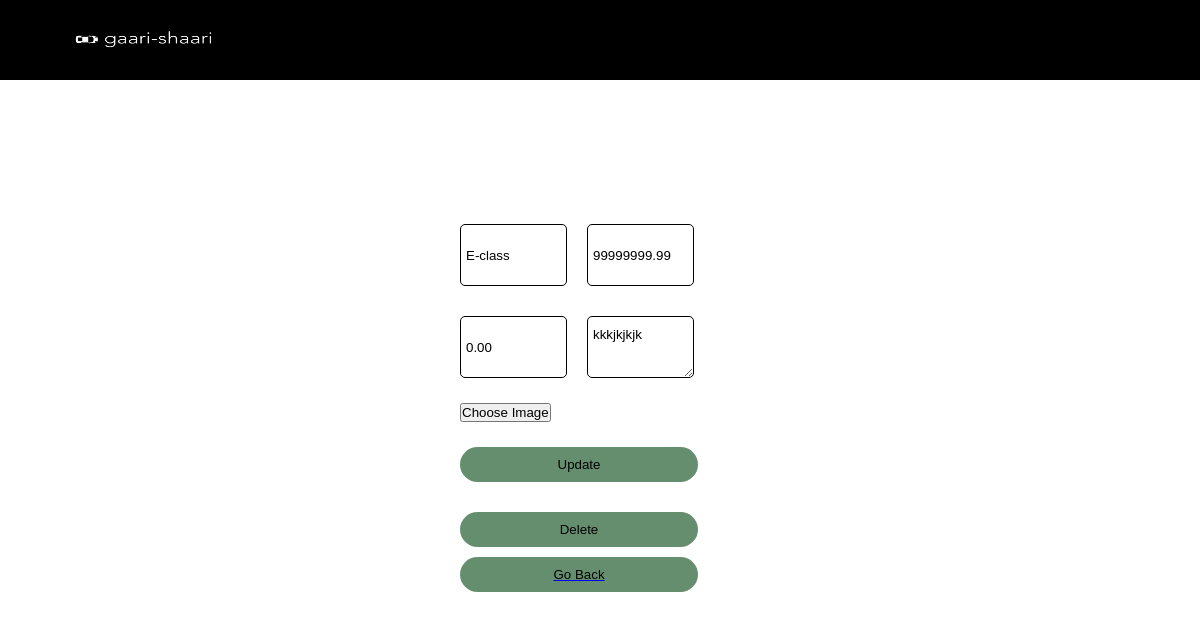
The page /updated/update.php?edit=12&brand=mercedes on the database its author committed.
### tables this page shows
CREATE TABLE `mercedes_products` (
  `product_id` int(11) NOT NULL,
  `product_name` varchar(255) NOT NULL,
  `price` decimal(10,2) NOT NULL,
  `discount` decimal(10,2) DEFAULT NULL,
  `product_images` varchar(255) DEFAULT NULL,
  `description` text NOT NULL
);

### updated/update.php (the view, shortened to what this page needs)
<?php
require_once 'connection.php';
if (isset($_GET['edit']) && isset($_GET['brand'])) {
    $product_id = $_GET['edit'];
    $brand = $_GET['brand'];
    $table = ($brand === 'bmw') ? 'bmw_products' : 'mercedes_products';
    $query = "SELECT * FROM $table WHERE product_id='$product_id'";
    $result = $conn->query($query);
    if ($result->num_rows > 0) {
        $product = $result->fetch_assoc();
    } else {
        die("Product not found.");
    }
} else {
    die("Invalid request.");
}
?>
<!DOCTYPE html>
<html lang="en">
<head>
    <link rel="stylesheet" href="font/css/all.min.css">
    <link rel="stylesheet" href="upload.css">
</head>
<body>
<header>
    <h1 class="logo">
        <a href="#"><img class="logo-img" src="img/logo.png" alt="Web Logo"></a>
    </h1>
</header>
<div class="hero">
    <section id="upload_container">
        <form id="upload-form" class="input-group" action="" method="POST" enctype="multipart/form-data">
            <input type="text" class="input-field" name="product_name" value="<?php echo $product['product_name']; ?>" placeholder="Product Name" required>
            <input type="number" class="input-field" name="price" value="<?php echo $product['price']; ?>" placeholder="Product Price" required>
            <input type="number" class="input-field" name="discount" value="<?php echo $product['discount']; ?>" placeholder="Product Discount">
            <textarea class="input-field" name="description" placeholder="Product Description" required><?php echo $product['description']; ?></textarea>
            <button id="choose" type="button" onclick="upload();">Choose Image</button>
            <input type="submit" value="Update" class="submit-btn" name="update">
                <input type="submit" value="Delete" class="submit-btn" name="delete">
        </form>
        <a href="admin_display.php?brand=<?php echo $brand; ?>"><button class="submit-btn">Go Back</button></a>
    </section>
</div>
</body>
</html>

### updated/upload.css (style rules this page uses)
* { margin: o; padding: 0; font-family: sans-serif; }
body { height: 100vh; }
header { width: 100%; position: fixed; top: 0; left: 0; height: 80px; background-color: black; display: flex; justify-content: space-between; align-items: center; padding: 0 5%; z-index: 1000; }
.logo { display: flex; align-items: center; color: white; }
.logo-img { width: 170px; height: 72px; }
.hero { height: 100%; width: 100%; background-position: center; background-size: cover; display: flex; justify-content: center; align-items: center; }
#upload-form { display: flex; flex-wrap: wrap; gap: 20px; }
.input-field, .img-upload { width: 100%; margin-bottom: 10px; }
.submit-btn { width: 100%; }
.input-group { top: 180px; width: 280px; transition: .5s; }
.input-field { width: 100px; height: 40px; padding: 10px 0; padding-left: 5px; margin: 5px 0; border-left: 0; border-top: 0; border-right: 0; border: 1px solid black; border-radius: 5px; outline: none; background: transparent; }
.submit-btn { width: 85%; padding: 10px 30px; cursor: pointer; display: block; margin: 5px 0; background-color: rgba(63, 114, 76, 0.8); border: 0; outline: none; border-radius: 30px; }

### rows shown on the page
mercedes_products: product_name "E-class", price "99999999.99", discount "0.00", description "kkkjkjkjk"
